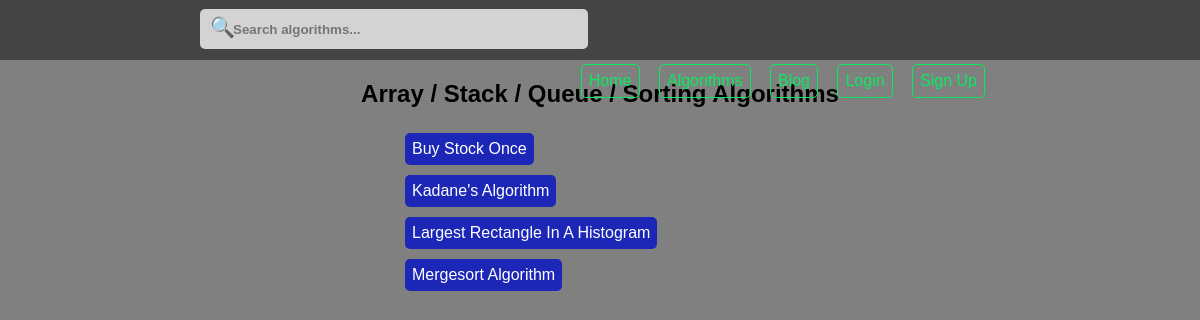
/algorithms/array-stack-queue-sorting/, run on the app's committed database.
### computer_science/models.py (models this page shows, shortened)
class Algorithm(models.Model):
	title = models.CharField(max_length = 300)
	friendly_title = models.SlugField(unique = False, default = None)
	category = models.CharField(max_length = 300, default = None)
	friendly_category = models.SlugField(unique = False, default = None)
	code = models.TextField()
	users = models.ManyToManyField(User)
	likes = models.ManyToManyField(User, blank = True, related_name = 'algorithm_likes')
	created_at = models.DateTimeField(auto_now = False, auto_now_add = True)
	updated_at = models.DateTimeField(auto_now = True, auto_now_add = False)
	class Meta:
		ordering = ['title']

### computer_science/views.py (the view)
# urls.py: url(r'^algorithms/(?P<friendly_category>[-\w]+)/$', index, name = 'index'),
def index(request, friendly_category = None):
	type_of_algorithms = Algorithm.objects.filter(friendly_category = friendly_category)
	items = { 'algorithms': type_of_algorithms, 'title': type_of_algorithms[0].category }
	return render(request, 'algorithms/index.html', items)

### templates/algorithms/index.html (shortened to what this page needs)
{% extends 'base.html' %}
{% load staticfiles %}
{% block css %}
	<link rel="stylesheet" type="text/css" href="{% static 'css/list_of_algorithms.css' %}">
{% endblock css %}
{% block main %}
	<h2>
		{% if title == 'Data Structures' %}
			Data Structures
		{% else %}
			{{ title }} Algorithms
		{% endif %}
	</h2>
    <div class='specific-type-algorithms'>
    	<div class="list_of_algorithms">
    		{% for algorithm in algorithms %}
    			<div class='algorithm-button'>
    				<a href="{% url 'computer_science:title' algorithm.friendly_category algorithm.friendly_title %}" class="button-class-b">{{ algorithm.title }}</a>
    			</div>
    		{% endfor %}
    	</div>
    </div>
{% endblock main %}

### static_files/css/main.css (style rules this page uses)
html { margin-left: calc(100vw - 100%); overflow-y: scroll; }
body { margin: 0; padding: 0; background: grey; }
a { text-decoration: none; display: inline-block; }
.button-class-b { border-radius: 5px; padding: 7px; margin: 5px; background: rgb(29, 39, 183); color: white; font-size: 16px; }

### static_files/css/list_of_algorithms.css (style rules this page uses)
.specific-type-algorithms { text-align: left; width: 400px; margin: 0 auto; }

### data on the page
Algorithm: category "Array / Stack / Queue / Sorting", title "Buy Stock Once"
Algorithm: title "Kadane's Algorithm"
Algorithm: title "Largest Rectangle In A Histogram"
Algorithm: title "Mergesort Algorithm"
